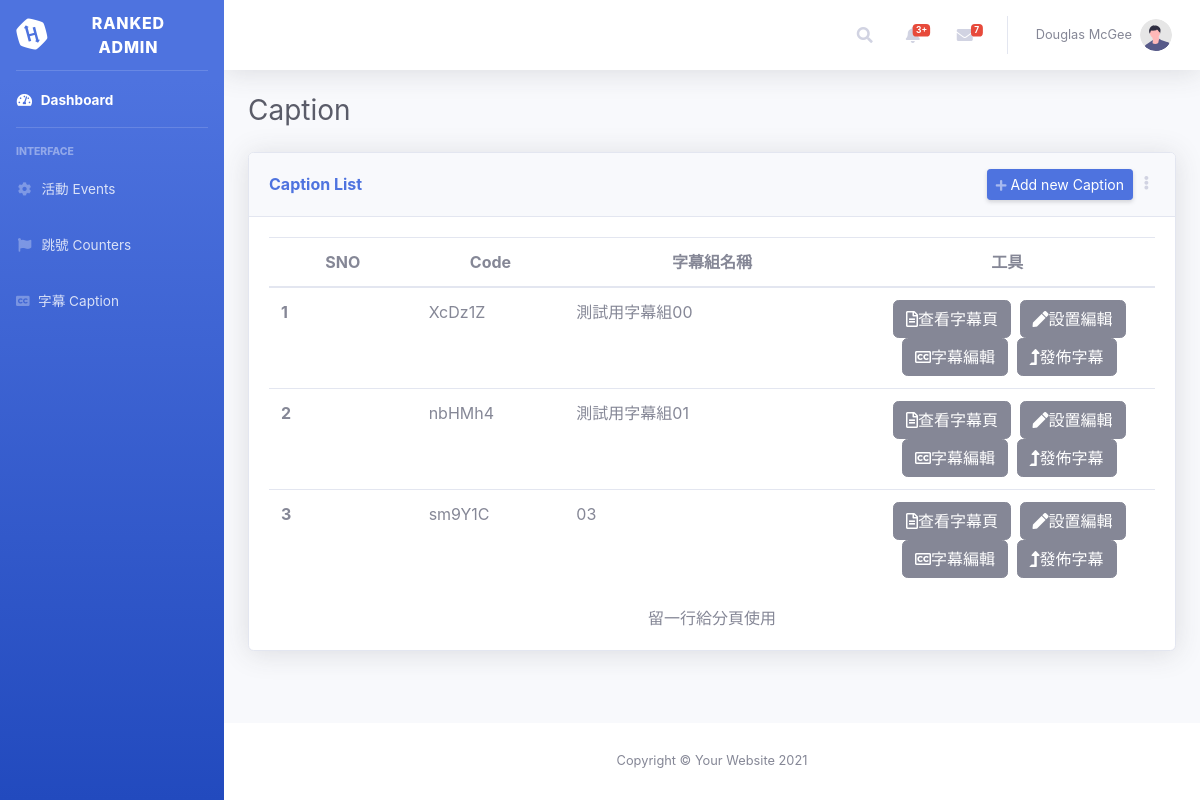
Page /viaPHP/ranked/index.php?loc=listCaption on the committed database.
### tables this page shows
CREATE TABLE `tb_caption` (
  `Caption_ID` int(11) NOT NULL AUTO_INCREMENT,
  `Caption_No` text NOT NULL,
  `Caption_Code` text NOT NULL,
  `Caption_Title` text DEFAULT NULL,
  `Setting` text DEFAULT NULL,
  `Status` int(11) NOT NULL,
  `Create_Date` datetime NOT NULL,
  `Modify_Date` datetime NOT NULL,
  PRIMARY KEY (`Caption_ID`)
);

### viaPHP/ranked/tools/php/tools_dbconnect.php (called while the page is built, shortened)
<?php
	function fun_dbconnection() {
		$host 	= "localhost";
		$dbuser = "root";
		$dbpassword = "";
		$dbname = "db_ranking";
		$link = mysqli_connect($host,$dbuser,$dbpassword,$dbname);
		if($link){
			mysqli_query($link, "SET NAMES uff8");
			return $link;
		}
		else {
			echo "不正確連接資料庫</br>" . mysqli_connect_error();
		}
	}
	function fun_getDBData($sql = "") {
		$link = fun_dbconnection();
		$datas = array();
		$result = mysqli_query($link,$sql);
		if ($result) {
				if (mysqli_num_rows($result)>0) {
						while ($row = mysqli_fetch_assoc($result)) {
								$datas[] = $row;
						}
				}
		}
		else {
				echo "{$sql} 語法執行失敗，錯誤訊息: " . mysqli_error($link);
		}
		if(!empty($result)){
				return $datas;
		}
		else {
				echo "查無資料";
		}
	}
?>

### viaPHP/ranked/tools/php/tools_dbtools.php (called while the page is built, shortened)
<?php
	function fun_getCaptionsData($arySch = array()) {
		$sql = "SELECT Caption_ID 		AS Caption_ID,
									 Caption_No 		AS Caption_No,
									 Caption_Code 	AS Caption_Code,
									 Caption_Title 	AS Caption_Title,
									 Setting 				AS Setting,
									 Status 				AS Status,
									 Create_Date 		AS Create_Date,
									 Modify_Date 		AS Modify_Date
							FROM tb_caption ";
		$result = fun_getDBData($sql);
		return $result;
	}
?>

### viaPHP/ranked/pages/caption/caption_list.php (the view, shortened to what this page needs)
<div class="d-sm-flex align-items-center justify-content-between mb-4">
	<h1 class="h3 mb-0 text-gray-800">Caption</h1>
</div>
<div class="row">
	<div class="col-xl-12 col-lg-12">
		<div class="card shadow mb-4">
			<div class="card-header py-3 d-flex flex-row align-items-center justify-content-between">
				<h6 class="m-0 font-weight-bold text-primary">Caption List</h6>
				<div class="dropdown no-arrow">
					<a href="./index.php?loc=newCaption" class="d-none d-sm-inline-block btn btn-sm btn-primary shadow-sm">
						<i class="fas fa-plus fa-sm text-white-50"></i> Add new Caption
					</a>
					<a class="dropdown-toggle" href="#" role="button" id="dropdownMenuLink"
						 data-toggle="dropdown" aria-haspopup="true" aria-expanded="false">
						<i class="fas fa-ellipsis-v fa-sm fa-fw text-gray-400"></i>
					</a>
				</div>
			</div>
			<?php
				$ary_captionList = fun_getCaptionsData();
			?>
			<div class="card-body">
				<div class="table-area">
					<table class="table">
						<thead>
							<tr class="text-center">
								<th scope="col-2">SNO</th>
								<th scope="col-2">Code</th>
								<th scope="col-4">字幕組名稱</th>
								<th scope="col-4">工具</th>
							</tr>
						</thead>
						<tbody>
						<?php
							foreach($ary_captionList AS $Key => $Values) :
						?>
							<tr>
								<th class="col-2"><?=$Values["Caption_ID"]; ?></th>
								<td class="col-2"><?=$Values["Caption_Code"]; ?></td>
								<td class="col-4"><?=$Values["Caption_Title"]; ?></td>
								<td class="col-4 text-center">
									<button type = "button" class = "btn btn-secondary ml-1" class = "col" onclick = "javaScript: window.open('./index.php?loc=showCaption&code=<?=$Values["Caption_Code"]; ?>')" data-toggle = "tooltip" data-placement = "top" title = "查看字幕組(無編輯功能)">
										<i class = "far fa-file-alt"></i>查看字幕頁
									</button>
									<button type = "button" class = "btn btn-secondary ml-1" class = "col" onclick = "javaScript: location.href='./index.php?loc=editCaption&code=<?=$Values["Caption_Code"]; ?>'" data-toggle = "tooltip" data-placement = "top" title = "修改、編輯字幕組、設定">
										<i class = "fas fa-pen"></i>設置編輯
									</button>
									<button type = "button" class = "btn btn-secondary ml-1" class = "col" onclick = "javaScript: location.href='./index.php?loc=subtitleList&code=<?=$Values["Caption_Code"]; ?>'" data-toggle = "tooltip" data-placement = "top" title = "新增/編輯/調整字幕內容">
										<i class = "far fa-closed-captioning"></i>字幕編輯
									</button>
									<button type = "button" class = "btn btn-secondary ml-1" class = "col" onclick = "javaScript: location.href='./index.php?loc=pubSubtitle&code=<?=$Values["Caption_Code"]; ?>'" data-toggle = "tooltip" data-placement = "top" title = "發布字幕">
										<i class = "fas fa-level-up-alt"></i>發佈字幕
									</button>
								</td>
							</tr>
						<?php
							endforeach;
						?>
						</tbody>
					</table>
				</div>
				<div class="paging-area text-center">
					留一行給分頁使用
				</div>
			</div>
		</div>
	</div>
</div>

### rows in the picture
tb_caption: Caption_ID "1", Caption_Code "XcDz1Z", Caption_Title "測試用字幕組00"
tb_caption: Caption_ID "2", Caption_Code "nbHMh4", Caption_Title "測試用字幕組01"
tb_caption: Caption_ID "3", Caption_Code "sm9Y1C", Caption_Title "03"
